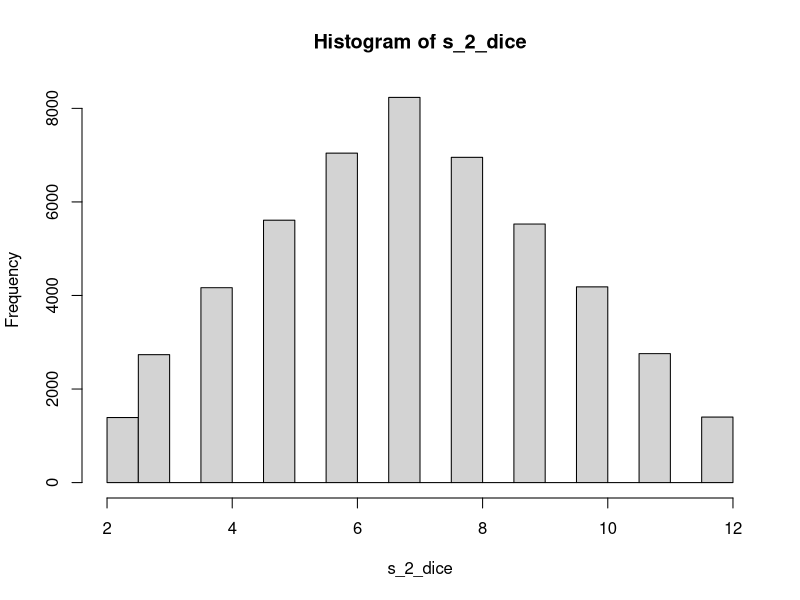
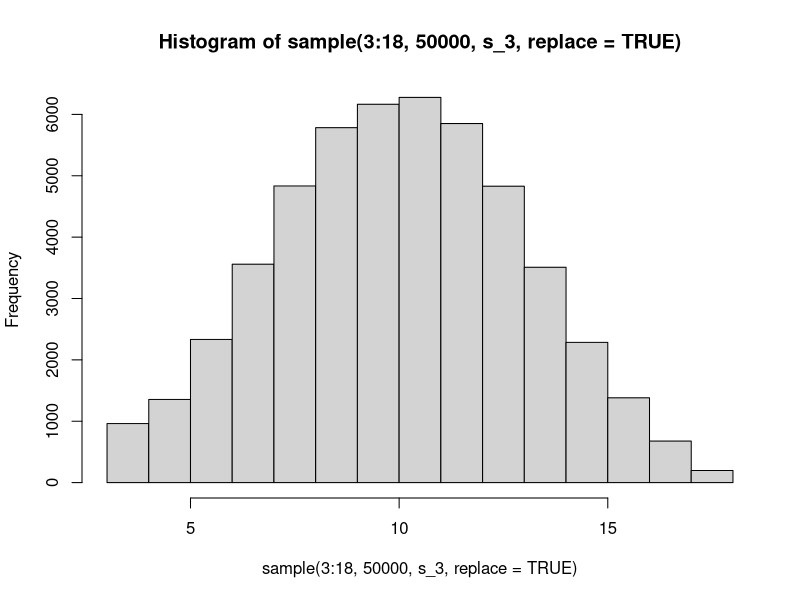
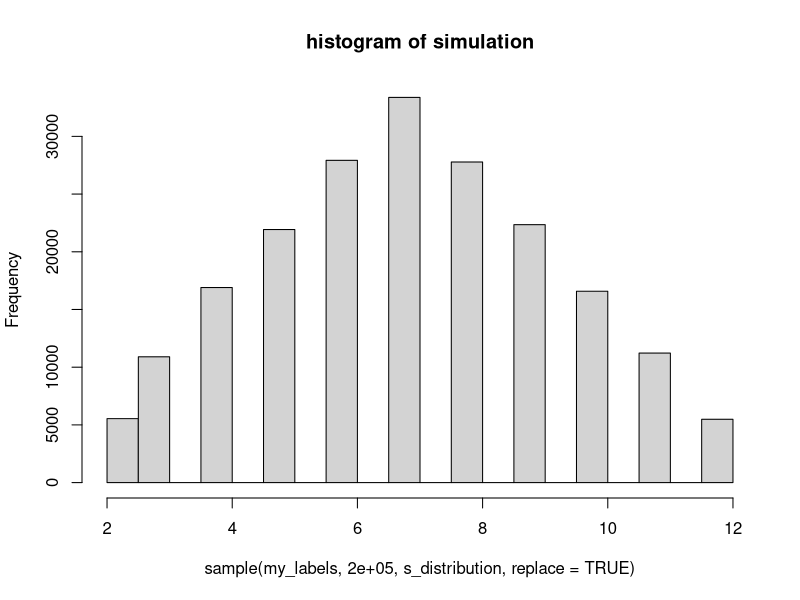
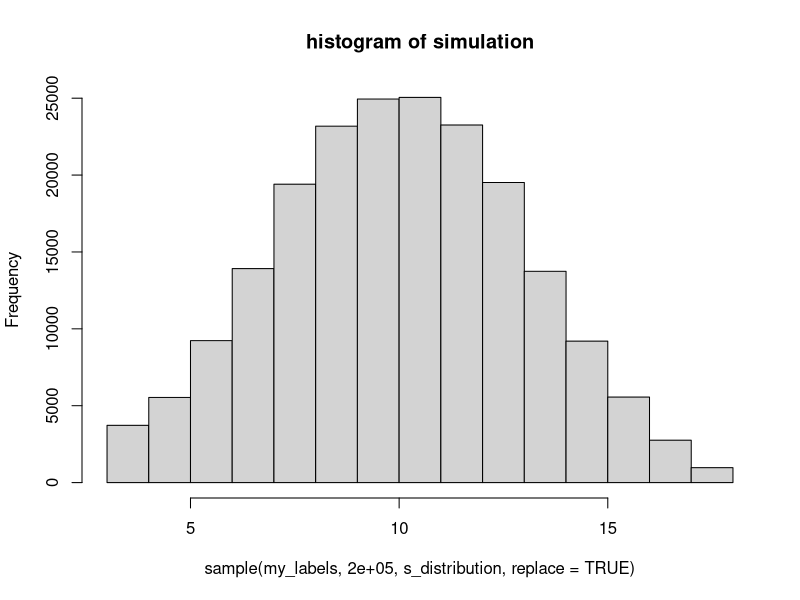
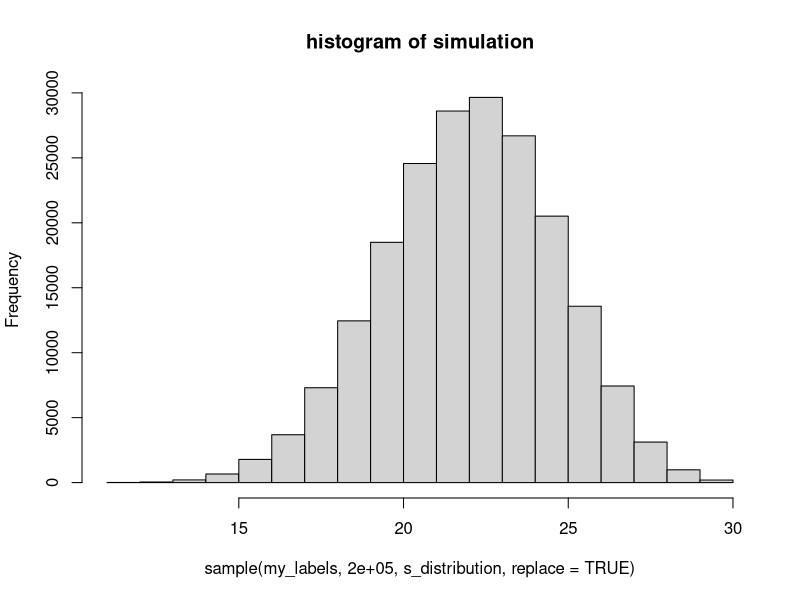
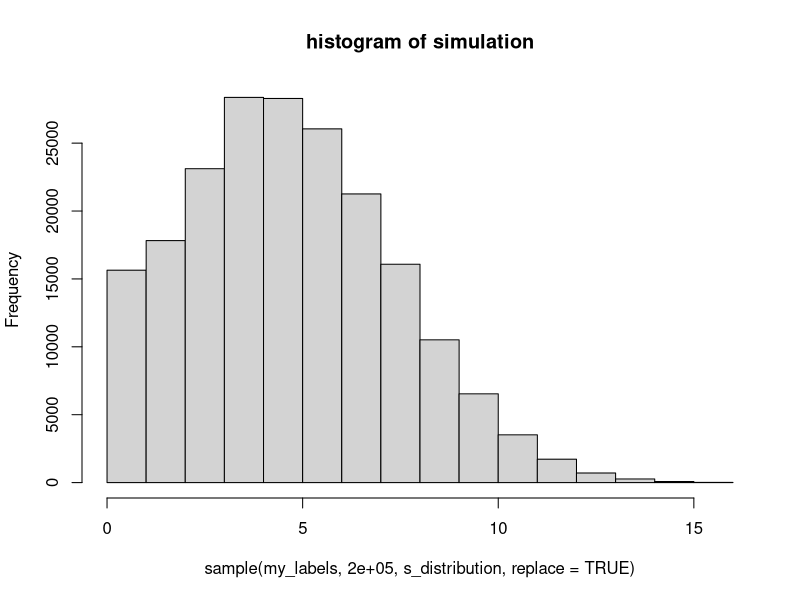
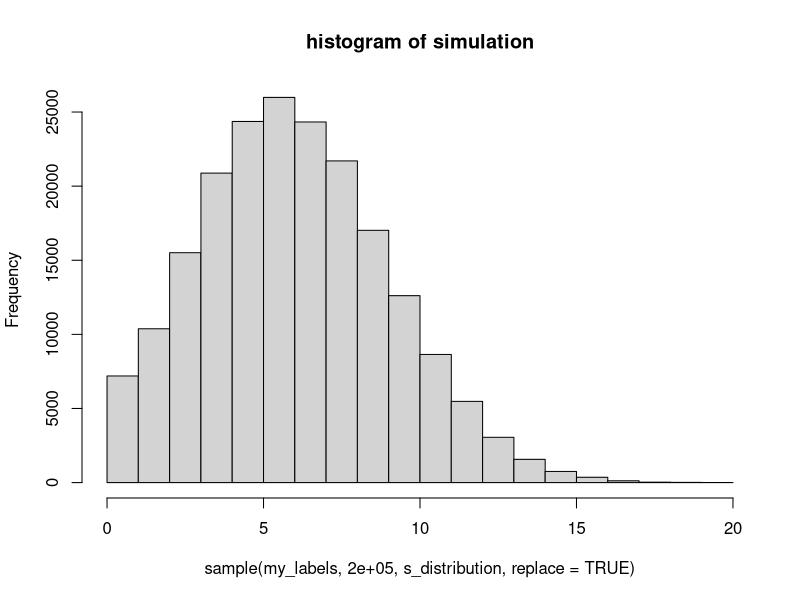
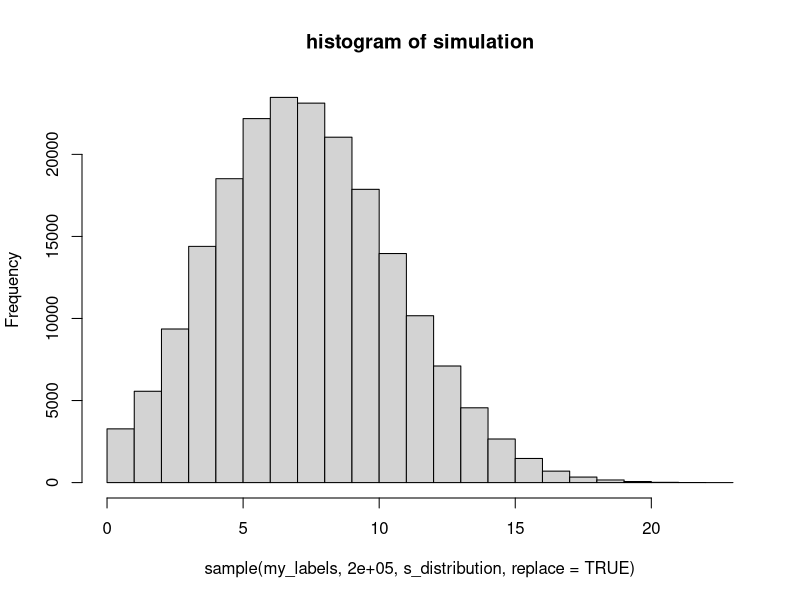

These charts were generated, in order, by the following R code:
## ---- chunk 1
knitr::opts_chunk$set(echo = TRUE)
## ---- chunk 2
library(tidyverse)
library(dplyr)
library(knitr)
## ---- chunk 3
# X1
x_1 <- c(rep(1/6, 6))
# x2
x_2 <- c(rep(1/6, 6))
# S2=x1+x2
s_2 <- convolve(x_1, x_2, type = "open")
s_2
## ---- chunk 4
## sanity check sum 2, 12 should equal 1/6*1/6
dice_add_to_2 <- s_2[1]
dice_add_to_12 <- s_2[11]
round(dice_add_to_2, 2) == round(dice_add_to_12, 2)
round(1/36, 2) == round(dice_add_to_2, 2)


## visual check
s_2_dice <- sample(2:12, 50000, s_2, replace = TRUE)
hist(s_2_dice)

## ---- chunk 5
# s3
s_3 <- convolve(s_2,rev(x_2), type = "open")
hist(sample(3:18, 50000, s_3, replace = TRUE))
## ---- chunk 6
my_n_fold_convolution <- function(s, prob, labels, start, stop)
{
    fold <- 2
    s_distribution <- prob
    while (fold <= s)
    {
        s_distribution <- convolve(prob, rev(s_distribution), conj = TRUE, 
            type = "open")
        fold <- fold + 1
    }
    labels_start <- s * start
    label_end <- s * stop
    my_labels <- labels_start:label_end
    hist(sample(my_labels, 2e+05, s_distribution, replace = TRUE), main = "histogram of simulation")
    return(s_distribution)
}
## ---- chunk 7
dice <- 1:6
my_s2 <- my_n_fold_convolution(2, x_2, dice, 1, 6)
my_s3 <- my_n_fold_convolution(3, x_2, dice, 1, 6)
kable(as_data_frame(cbind(my_s3, s3 = s_3 ,my_s2, s2 = s_2)))
## ---- chunk 8
winnings_dist <- my_n_fold_convolution(s = 10, prob = c(1/4, 1/4, 1/2), 
    labels = c(1, 2, 3), start = 1, stop = 3)
winnings_dist
## ---- chunk 9
our_probability <- c(0.4, 0.2, 0.2, 0.1, 0.1)
my_labels <- 0:4
start <- 0
end <- 4
## ---- chunk 10
four_games <- my_n_fold_convolution(s = 4, prob = our_probability, labels = my_labels, 
    start = 0, stop =  4)
five_games <- my_n_fold_convolution(s = 5, prob = our_probability, labels = my_labels, 
    start = 0, stop = 4)
six_games <- my_n_fold_convolution(s = 6, prob = our_probability, labels = my_labels, 
    start = 0, stop = 4)
seven_games <- my_n_fold_convolution(s = 7 , prob = our_probability, labels = my_labels, 
    start = 0, stop = 4)
## ---- chunk 11
expected_hits_fourgames <- as_data_frame(cbind(four_games, hits = start:(end * 
    4)))
kable(expected_hits_fourgames)
## ---- chunk 12
print(0.4^4)
print(0.1^4)
## ---- chunk 13
# 5 games
expected_hits_fivegames <- as_data_frame(cbind(five_games, hits = start:(end * 
    5)))
kable(expected_hits_fivegames)
# 6 games
expected_hits_sixgames <- as_data_frame(cbind(six_games, hits = start:(end * 
    6)))
kable(expected_hits_sixgames)
# 7 games
expected_hits_sevengames <- as_data_frame(cbind(seven_games, hits = start:(end * 
    7)))
kable(expected_hits_sevengames)
## ---- chunk 14
expected_hits_fourgames
# calculate hits needed 4 games
four_gamesba <- 7/16
# filter and summarize
expected_hits_fourgames %>% filter(hits >= 7) %>% summarize(sum(four_games))
# calculate hits needed 5 games
five_gamesba <- 8/20
# filter and summarize
expected_hits_fivegames %>% filter(hits >= 8) %>% summarize(sum(five_games))
# calculate hits needed 6 games
six_gamesba <- 10/24
# filter and summarize
expected_hits_sixgames %>% filter(hits >= 10) %>% summarize(sum(six_games))
# calculate hits needed 7 games
seven_gamesba <- 12/28
# filter and summarize
expected_hits_sevengames %>% filter(hits >= 12) %>% summarize(sum(seven_games))
## ---- chunk 15
# Rebuild function without simulation graph
my_n_fold_convolution <- function(s, prob, labels, start, stop)
{
    fold <- 2
    s_distribution <- prob
    while (fold <= s)
    {
        s_distribution <- convolve(prob, rev(s_distribution), conj = TRUE, 
            type = "open")
        fold <- fold + 1
    }
    # print(s_distribution)
    labels_start <- s * start
    label_end <- s * stop
    my_labels <- labels_start:label_end
    return(s_distribution)
}
## ---- chunk 16
## simulation
set.seed(5)
batting_avg_longterm <- sample(0:4, 365, our_probability, replace = TRUE)
sum(batting_avg_longterm)/(length(batting_avg_longterm) * 4)
## ---- chunk 17
# Solution A
total_career_hit_distribution <- my_n_fold_convolution(s = 1650, prob = our_probability, 
    my_labels, 0, 4)
my_df <- as_data_frame(cbind(total_career_hit_distribution, (0:6600)))
## expected value of hits at .500 of distribution
sum(my_df$total_career_hit_distribution[0:2145])
## 2145 hits/ 6600 total ab
2145/6600

# Alternative solution
my_cdf <- dplyr::as_data_frame(cbind(cumsum(my_df$total_career_hit_distribution), 
    my_df$V1))
my_cdf %>% filter(V1 > 0.5 & V1 < 0.51)
